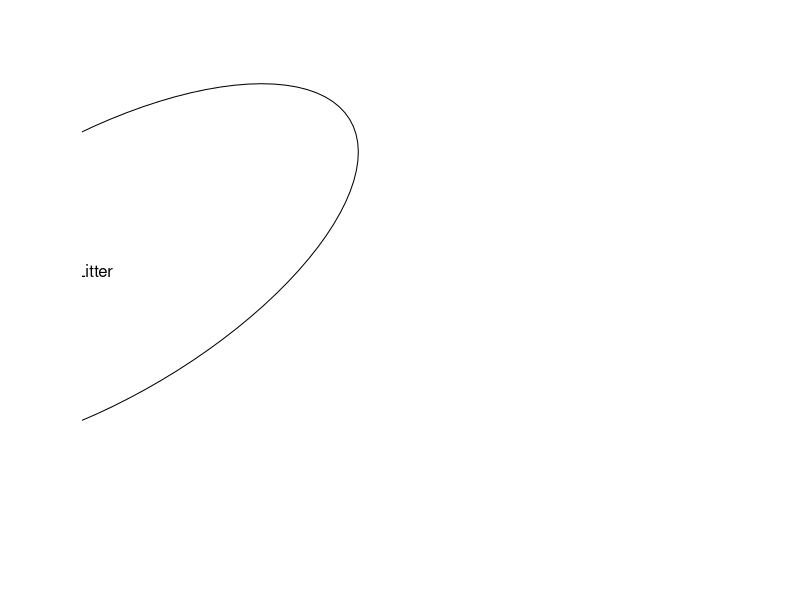

Write the R code that produced this figure. (Note: this script raises an error after producing the figure.)
library(ggplot2)
library(ggpubr)
library(vegan)
library(patchwork)

setwd("C:/Users/julia/OneDrive - Michigan State University/Documents/MSU/Undergrad/Fall 2018/PLP 847/miseq_dat/Leaf_litter_communities")
map_wo_negs <- as.matrix(read.csv("./Data/DEM_map_wo_negs.csv", stringsAsFactors = F))
rare_otu <- as.matrix(read.csv("./Data/Rare_otu_table.csv"))
colnames(map_wo_negs) <- map_wo_negs["SampleID",]
colnames(rare_otu) <- map_wo_negs["SampleID",]

veganCovEllipse<-function (cov, center = c(0, 0), scale = 1, npoints = 100)  # Make ellipses plottable
{
  theta <- (0:npoints) * 2 * pi/npoints
  Circle <- cbind(cos(theta), sin(theta))
  t(center + scale * t(Circle %*% chol(cov)))
}

MDS_dat <- metaMDS(t(rare_otu)) # Calculate NMDS axes, using Bray-Curtis as default
MDS_points <- MDS_dat$points # Extract coordinates
MDS_stress <- MDS_dat$stress
MDS_dat_df <- as.data.frame(MDS_points) # Convert to a df
MDS_dat_df <- cbind(MDS_dat_df, t(map_wo_negs)) # Add map data
NMDS_bray = data.frame(MDS1 = MDS_points[,1], # Make dataframe for plotting
                       MDS2 = MDS_points[,2],
                       group=MDS_dat_df$Soil_Leaf_Litter_Leaf_swab,
                       species=MDS_dat_df$Plant_species,
                       site=MDS_dat_df$Site)
plot.new()
ord<-ordiellipse(MDS_dat, MDS_dat_df$Soil_Leaf_Litter_Leaf_swab, display = "sites", kind = "se", conf = 0.97, label = T) # Calculate ellipses
df_ell_bc <- data.frame() # Dataframe for storing ellipses
for(g in levels(MDS_dat_df$Soil_Leaf_Litter_Leaf_swab)){
  df_ell_bc <- rbind(df_ell_bc, cbind(as.data.frame(with(MDS_dat_df[MDS_dat_df$Soil_Leaf_Litter_Leaf_swab==g,], # Add ellipse values
                                                         veganCovEllipse(ord[[g]]$cov,ord[[g]]$center,ord[[g]]$scale)))
                                      ,group=g))
}
NMDS_bray.mean=aggregate(NMDS_bray[,1:2],list(group=NMDS_bray$group),mean) # Calculate mean for groups
p_bc <- ggplot(data = NMDS_bray, aes(MDS1, MDS2)) + # Make plot
  geom_point(aes(color = group, shape = site),size=3) +
  geom_point(aes(color = group, fill = group, alpha = species, shape=site),size=3) +
  geom_path(data=df_ell_bc, aes(x=NMDS1, y=NMDS2,color=group), size=1, linetype=2) +
  labs(alpha="Host species", color="Substrate", shape="Site",
       x = "NMDS1", y = "NMDS2") +
  scale_shape_manual(values = 21:25) +
  scale_alpha_manual(values=c(0,1), guide =
                       guide_legend(label.theme = element_text(size = 10, angle = 0, face = "italic"),
                                    override.aes = list(pch = 21,
                                                        color = 1,
                                                        alpha = 1,
                                                        fill = c(NA, 1)))) +
  annotate(geom = "text", hjust = 0,
           x = min(NMDS_bray$MDS1), y = min(NMDS_bray$MDS2),
           label = paste("Stress =", round(MDS_stress, 4))) +
  theme_pubr() +
  guides(fill=FALSE) +
  # ggtitle("Bray-Curtis") +
  theme(plot.title = element_text(hjust=0.5),
        legend.position = "right",
        legend.justification = "left") +
  scale_color_discrete(labels=c("Endophytes","Epiphytes","Litter", "Soil"))
p_bc

ggsave("./Figures/bc_NDMS_all_samples.png", p_bc, width = 8, height = 6, units="in")
MDS_stress
MDS_dat <- metaMDS(t(rare_otu), distance = "jaccard") # Calculate NMDS axes, using Jaccard distance
MDS_points <- MDS_dat$points # Extract coordinates
MDS_dat_df <- as.data.frame(MDS_points) # Convert to a df
MDS_dat_df <- cbind(MDS_dat_df, t(map_wo_negs)) # Add map data
NMDS_jac = data.frame(MDS1 = MDS_points[,1],  # Make dataframe for plotting
                      MDS2 = MDS_points[,2],
                      group=MDS_dat_df$Soil_Leaf_Litter_Leaf_swab,
                      species=MDS_dat_df$Plant_species,
                      site=MDS_dat_df$Site)
ord<-ordiellipse(MDS_dat, MDS_dat_df$Soil_Leaf_Litter_Leaf_swab, display = "sites", kind = "se", conf = 0.97, label = T) # Calculate ellipses
df_ell_jac <- data.frame()  # Dataframe for storing ellipses
for(g in levels(MDS_dat_df$Soil_Leaf_Litter_Leaf_swab)){
  df_ell_jac <- rbind(df_ell_jac, cbind(as.data.frame(with(MDS_dat_df[MDS_dat_df$Soil_Leaf_Litter_Leaf_swab==g,], # Add ellipse values
                                                           veganCovEllipse(ord[[g]]$cov,ord[[g]]$center,ord[[g]]$scale)))
                                        ,group=g))
}
NMDS_jac.mean=aggregate(NMDS_jac[,1:2],list(group=NMDS_jac$group),mean) # Calculate mean for groups
# p_jac <- ggplot(data = NMDS_jac, aes(MDS1, MDS2)) + # Make plot
#   geom_point(aes(color = group, shape = site),size=3) +
#   geom_point(aes(color = group, fill = group, alpha = species, shape=site),size=3) +
#   geom_path(data=df_ell_jac, aes(x=NMDS1, y=NMDS2,color=group), size=1, linetype=2) +
#   labs(alpha="Host species", color="Substrate", shape="Site") +
#   scale_shape_manual(values = 21:25) +
#   scale_alpha_manual(values=c(0,1), guide =
#                        guide_legend(label.theme = element_text(size = 10, angle = 0, face = "italic"))) +
#   guides(fill=FALSE) +
#   ggtitle("Jaccard") +
#   theme_pubr() +
#   theme(plot.title = element_text(hjust=0.5),
#         legend.position = "right",
#         legend.justification = "left") +
#   scale_color_discrete(labels=c("Endophytes","Epiphytes","Litter", "Soil"))
# p_jac

# combined_NMDS <- p_bc + p_jac + plot_layout(guides="collect")
# ggsave("./Figures/Combined_NMDS_w_site.png", combined_NMDS, height=6, width=8, units="in")

bc.d = vegdist(t(rare_otu), method="bray")
sor.d = vegdist(t(rare_otu), method = "bray", binary = T)
jac.d = vegdist(t(rare_otu), method="jaccard")

bc.pcoa = cmdscale(bc.d, eig=T)
ax1.v.bc = bc.pcoa$eig[1]/sum(bc.pcoa$eig)
ax2.v.bc = bc.pcoa$eig[2]/sum(bc.pcoa$eig)

sor.pcoa = cmdscale(sor.d, eig=T)
ax1.v.sor = sor.pcoa$eig[1]/sum(sor.pcoa$eig)
ax2.v.sor = sor.pcoa$eig[2]/sum(sor.pcoa$eig)

jac.pcoa = cmdscale(jac.d, eig=T)
ax1.v.jac = jac.pcoa$eig[1]/sum(jac.pcoa$eig)
ax2.v.jac = jac.pcoa$eig[2]/sum(jac.pcoa$eig)

ax1.v.bc
ax1.v.sor
ax1.v.jac

ax2.v.bc
ax2.v.sor
ax2.v.jac

ax1.v.bc + ax2.v.bc
ax1.v.sor + ax2.v.sor
ax1.v.jac + ax2.v.jac

bc.pcoa_df <- data.frame(ax1 = bc.pcoa$points[,1],
                         ax2 = bc.pcoa$points[,2],
                         substrate=MDS_dat_df$Substrate,
                         species=MDS_dat_df$Plant_species,
                         site=MDS_dat_df$Site)

pcoa_bc <- ggplot(data = bc.pcoa_df, aes(ax1, ax2)) + # Make plot
  geom_point(aes(color = substrate, shape = site),size=3) +
  geom_point(aes(color = substrate, fill = substrate, alpha = species, shape=site),size=3) +
  labs(alpha="Host species", color="Substrate", shape="Site",
       x = paste("PCoA1: ",100*round(ax1.v.bc,3),"% var. explained",sep=""),
       y = paste("PCoA2: ",100*round(ax2.v.bc,3),"%var. explained",sep="")) +
  scale_shape_manual(values = 21:25) +
  scale_alpha_manual(values=c(0,1), guide =
                       guide_legend(label.theme = element_text(size = 10, angle = 0, face = "italic"))) +
  guides(fill=FALSE) +
  theme_pubr() +
  theme(plot.title = element_text(hjust=0.5),
        legend.position = "right",
        legend.justification = "left") +
  scale_color_discrete(labels=c("Endophytes","Epiphytes","Litter", "Soil"))
pcoa_bc
ggsave("./Figures/bc_pcoa_all_samples.png", pcoa_bc, width = 8, height=6, units="in")

ado_bray_pcoa <- adonis2(t(rare_otu) ~ substrate * species * site,
                         bc.pcoa_df, method="bray")
ado_bray_pcoa
